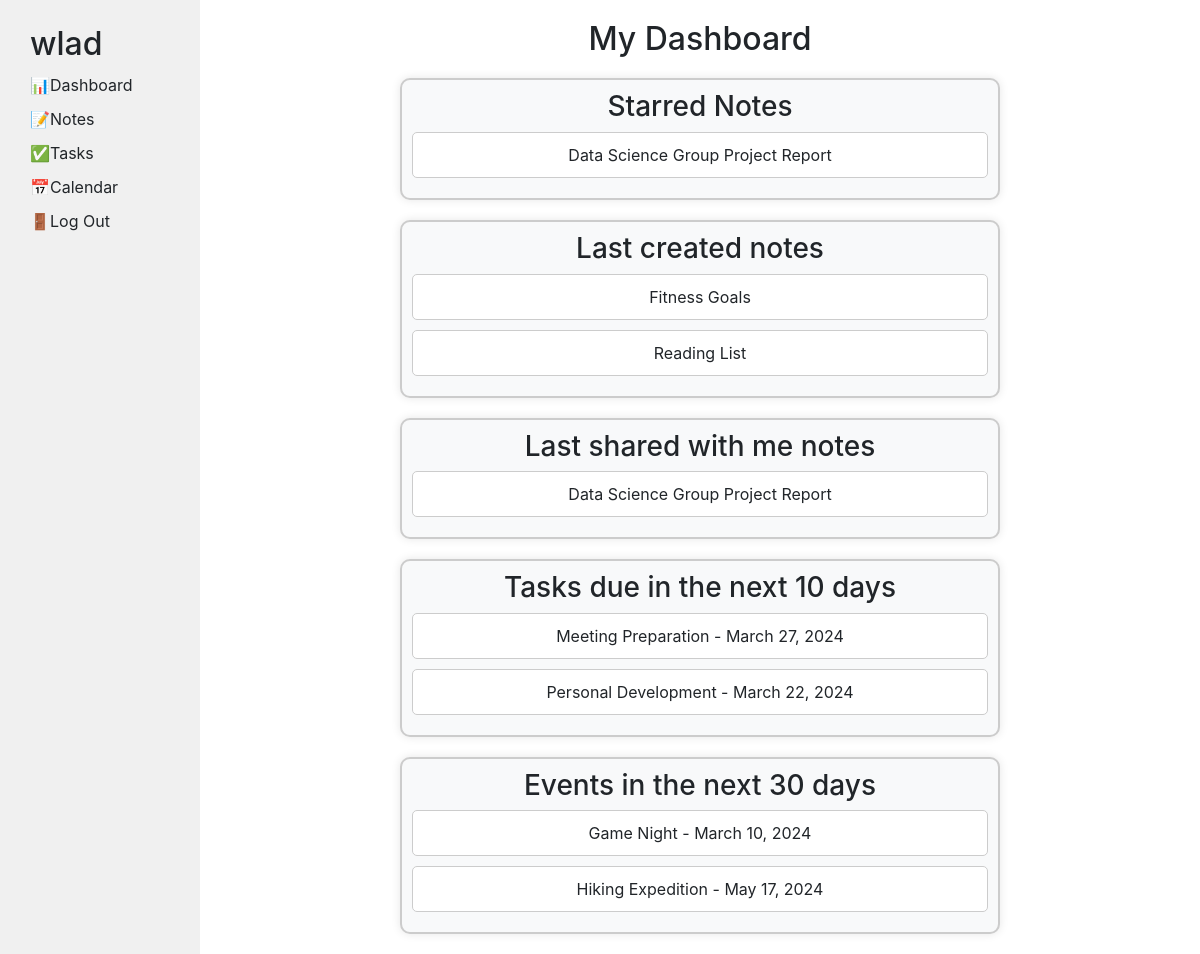
/ (signed in), run on the app's committed database.
### personal_organization/models.py (models this page shows, shortened)
class User(AbstractUser):
    pass

class Note(models.Model):
    owner = models.ForeignKey(User, on_delete=models.CASCADE, related_name="owned_notes")
    title = models.CharField(max_length=20)
    content = models.CharField(max_length=512)
    collaborators = models.ManyToManyField(User, related_name="collaborated_notes")
    created_at = models.DateTimeField(auto_now_add=True)
    star = models.ManyToManyField(User, related_name="starred_notes", blank=True)

class Card(models.Model):
    STATUS_CHOICES = (
        ('to_do', 'To Do'),
        ('in_progress', 'In Progress'),
        ('done', 'Done'),
    )
    title = models.CharField(max_length=20)
    content = models.CharField(max_length=128)
    created_at = models.DateTimeField(auto_now_add=True)
    deadline = models.DateField(null=True, blank=True)
    status = models.CharField(max_length=20, choices=STATUS_CHOICES, default='to_do')
    assigned_to = models.ForeignKey(User, on_delete=models.SET_NULL, null=True, blank=True)
    board = models.ForeignKey(Board, on_delete=models.CASCADE, related_name='cards')

class Event(models.Model):
    user = models.ForeignKey(User, on_delete=models.CASCADE, related_name='events')
    title = models.CharField(max_length=100)
    description = models.CharField(max_length=128, null=True, blank=True)
    date = models.DateField()

### personal_organization/views.py (the view)
# urls.py: path("", views.index, name="index"),
def index(request):
    user_id = request.user.id
    latest_notes = Note.objects.filter(owner_id=user_id).order_by('-created_at')[:3]
    latest_shared_notes = Note.objects.filter(collaborators=user_id).order_by('-created_at')[:3]
    starred_notes = Note.objects.filter(star=user_id)
    deadline_date = datetime.now() + timedelta(days=10)
    upcoming_tasks = Card.objects.filter(assigned_to_id=user_id, deadline__lte=deadline_date).exclude(status='done')
    end_date = datetime.now() + timedelta(days=30)
    upcoming_events = Event.objects.filter(user_id=user_id, date__lte=end_date)
    return render(request, "personal_organization/index.html", {
        'latest_notes': latest_notes,
        'latest_shared_notes': latest_shared_notes,
        'starred_notes': starred_notes,
        'upcoming_tasks': upcoming_tasks,
        'upcoming_events': upcoming_events
    })

### personal_organization/templates/personal_organization/index.html (shortened to what this page needs)
{% extends "personal_organization/layout.html" %}
{% block body %}
    {% if user.is_authenticated %}
    <h2 style="text-align: center; margin-top: 20px;">My Dashboard</h2>
    <div>
        <a href="{% url 'notes' %}">
            <div class="dashboard">
                <h3>Starred Notes</h3>
                {% for note in starred_notes %}
                    <div class="item">{{ note.title }}</div>
                {% empty %}
                    <div class="item">No notes</div>
                {% endfor %}
            </div>
        </a>
        <a href="{% url 'notes' %}">
            <div class="dashboard">
                <h3>Last created notes</h3>
                {% for note in latest_notes %}
                    <div class="item">{{ note.title }}</div>
                {% empty %}
                    <div class="item">No notes</div>
                {% endfor %}
            </div>
        </a>
        <a href="{% url 'notes' %}">
            <div class="dashboard">
                <h3>Last shared with me notes</h3>
                {% for note in latest_shared_notes %}
                    <div class="item">{{ note.title }}</div>
                {% empty %}
                <div class="item">No notes</div>
                {% endfor %}
            </div>
        </a>
        <a href="{% url 'tasks' %}">
            <div class="dashboard">
                <h3>Tasks due in the next 10 days</h3>
                {% for task in upcoming_tasks %}
                    <div class="item">{{ task.title }} - {{ task.deadline }}</div>
                {% empty %}
                    <div class="item">No tasks</div>
                {% endfor %}
            </div>
        </a>
        <a href="{% url 'calendar' %}">
            <div class="dashboard">
                <h3>Events in the next 30 days</h3>
                {% for event in upcoming_events %}
                    <div class="item">{{ event.title }} - {{ event.date }}</div>
                {% empty %}
                    <div class="item">No Events</div>
                {% endfor %}
            </div>
        </a>
    {% else %}
        <p style="text-align: center;font-size: larger; margin-top: 30px;">Please log in to access the site's content</p>
    {% endif %}
    </div>
{% endblock %}

### personal_organization/templates/personal_organization/layout.html (shortened to what this page needs)
{% load static %}
<!DOCTYPE html>
<html lang="en">
    <head>
        <link rel="stylesheet" href="https://stackpath.bootstrapcdn.com/bootstrap/4.4.1/css/bootstrap.min.css">
        <link href="{% static 'personal_organization/styles.css' %}" rel="stylesheet">
    </head>
    <body>
        <div class="container-fluid h-100">
            <div class="row h-100">
                <div class="sidebar col-lg-2 col-md-3">
                    {% if user.is_authenticated %}
                        <div>
                            <h2>{{ user.username }}</h2>
                        </div>
                        <div>
                            <a href="{% url 'index' %}">📊Dashboard</a>
                        </div>
                        <div>
                            <a href="{% url 'notes' %}">📝Notes</a>
                        </div>
                        <div>
                            <a href="{% url 'tasks' %}">✅Tasks</a>
                        </div>
                        <div>
                            <a href="{% url 'calendar' %}">📅Calendar</a>
                        </div>
                        <div>
                            <a href="{% url 'logout' %}">🚪Log Out</a>
                        </div>
                    {% endif %}
            </div>
            <div class="main col-lg-10 col-md-9">
                {% block body %}
                {% endblock %}
            </div>
        </div>
    </body>
</html>

### personal_organization/static/personal_organization/styles.css (style rules this page uses)
body { margin: 0; background-color: white; }
.sidebar { background-color: #f0f0f0; padding: 20px; min-height: 100vh; top: 0; bottom: 0; }
.sidebar h2 { margin-top: 5px; }
.sidebar div { margin-bottom: 10px; margin-left: 10px; }
.sidebar a { color: inherit; text-decoration: none; transition: font-size 0.3s ease; }

### personal_organization/templates/personal_organization/index.html (style rules this page uses)
.dashboard { background-color: #f8f9fa; text-align: center; border: 2px solid #ccc; border-radius: 10px; box-shadow: 0px 0px 10px rgba(0, 0, 0, 0.1); padding: 10px; max-width: 600px; margin: 20px auto; }
.item { background-color: #fff; border: 1px solid #ccc; border-radius: 5px; padding: 10px; margin-bottom: 10px; }
a, a:hover { text-decoration: none; color: inherit; }

### data on the page
User: username "wlad"
Note: title "Data Science Group Project Report"
Note: title "Fitness Goals"
Note: title "Reading List"
Card: title "Meeting Preparation", deadline "March 27, 2024"
Card: title "Personal Development", deadline "March 22, 2024"
Event: title "Game Night", date "March 10, 2024"
Event: title "Hiking Expedition", date "May 17, 2024"
